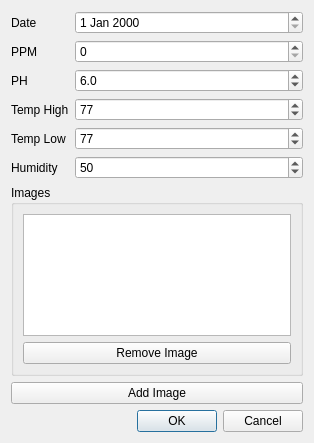
<?xml version="1.0" encoding="UTF-8"?>
<ui version="4.0">
 <class>Entry</class>
 <widget class="QDialog" name="Entry">
  <property name="geometry">
   <rect>
    <x>0</x>
    <y>0</y>
    <width>314</width>
    <height>443</height>
   </rect>
  </property>
  <property name="windowTitle">
   <string>Dialog</string>
  </property>
  <layout class="QVBoxLayout" name="verticalLayout_2">
   <item>
    <layout class="QFormLayout" name="formLayout">
     <property name="fieldGrowthPolicy">
      <enum>QFormLayout::AllNonFixedFieldsGrow</enum>
     </property>
     <item row="1" column="1">
      <widget class="QDateEdit" name="dateEdit_date"/>
     </item>
     <item row="1" column="0">
      <widget class="QLabel" name="label">
       <property name="text">
        <string>Date</string>
       </property>
      </widget>
     </item>
     <item row="2" column="0">
      <widget class="QLabel" name="label_2">
       <property name="text">
        <string>PPM</string>
       </property>
      </widget>
     </item>
     <item row="2" column="1">
      <widget class="QSpinBox" name="spinBox_ppm">
       <property name="maximum">
        <number>3000</number>
       </property>
       <property name="singleStep">
        <number>100</number>
       </property>
      </widget>
     </item>
     <item row="3" column="0">
      <widget class="QLabel" name="label_3">
       <property name="text">
        <string>PH</string>
       </property>
      </widget>
     </item>
     <item row="3" column="1">
      <widget class="QDoubleSpinBox" name="doubleSpinBox_ph">
       <property name="decimals">
        <number>1</number>
       </property>
       <property name="maximum">
        <double>14.000000000000000</double>
       </property>
       <property name="singleStep">
        <double>0.100000000000000</double>
       </property>
       <property name="value">
        <double>6.000000000000000</double>
       </property>
      </widget>
     </item>
     <item row="4" column="0">
      <widget class="QLabel" name="label_4">
       <property name="text">
        <string>Temp High</string>
       </property>
      </widget>
     </item>
     <item row="5" column="0">
      <widget class="QLabel" name="label_5">
       <property name="text">
        <string>Temp Low</string>
       </property>
      </widget>
     </item>
     <item row="6" column="0">
      <widget class="QLabel" name="label_6">
       <property name="text">
        <string>Humidity</string>
       </property>
      </widget>
     </item>
     <item row="4" column="1">
      <widget class="QSpinBox" name="tempHiBox">
       <property name="minimum">
        <number>50</number>
       </property>
       <property name="maximum">
        <number>110</number>
       </property>
       <property name="singleStep">
        <number>1</number>
       </property>
       <property name="value">
        <number>77</number>
       </property>
      </widget>
     </item>
     <item row="5" column="1">
      <widget class="QSpinBox" name="tempLoBox">
       <property name="minimum">
        <number>50</number>
       </property>
       <property name="maximum">
        <number>110</number>
       </property>
       <property name="value">
        <number>77</number>
       </property>
      </widget>
     </item>
     <item row="6" column="1">
      <widget class="QSpinBox" name="humidBox">
       <property name="value">
        <number>50</number>
       </property>
      </widget>
     </item>
    </layout>
   </item>
   <item>
    <widget class="QGroupBox" name="imageGroup">
     <property name="title">
      <string>Images</string>
     </property>
     <layout class="QVBoxLayout" name="verticalLayout">
      <item>
       <widget class="QTableView" name="imageTable"/>
      </item>
      <item>
       <widget class="QPushButton" name="pushButton_2">
        <property name="text">
         <string>Remove Image</string>
        </property>
       </widget>
      </item>
     </layout>
    </widget>
   </item>
   <item>
    <widget class="QPushButton" name="addImageBtn">
     <property name="text">
      <string>Add Image</string>
     </property>
    </widget>
   </item>
   <item>
    <widget class="QDialogButtonBox" name="buttonBox">
     <property name="orientation">
      <enum>Qt::Horizontal</enum>
     </property>
     <property name="standardButtons">
      <set>QDialogButtonBox::Cancel|QDialogButtonBox::Ok</set>
     </property>
    </widget>
   </item>
  </layout>
 </widget>
 <resources/>
 <connections>
  <connection>
   <sender>buttonBox</sender>
   <signal>accepted()</signal>
   <receiver>Entry</receiver>
   <slot>accept()</slot>
   <hints>
    <hint type="sourcelabel">
     <x>248</x>
     <y>254</y>
    </hint>
    <hint type="destinationlabel">
     <x>157</x>
     <y>274</y>
    </hint>
   </hints>
  </connection>
  <connection>
   <sender>buttonBox</sender>
   <signal>rejected()</signal>
   <receiver>Entry</receiver>
   <slot>reject()</slot>
   <hints>
    <hint type="sourcelabel">
     <x>316</x>
     <y>260</y>
    </hint>
    <hint type="destinationlabel">
     <x>286</x>
     <y>274</y>
    </hint>
   </hints>
  </connection>
 </connections>
</ui>
